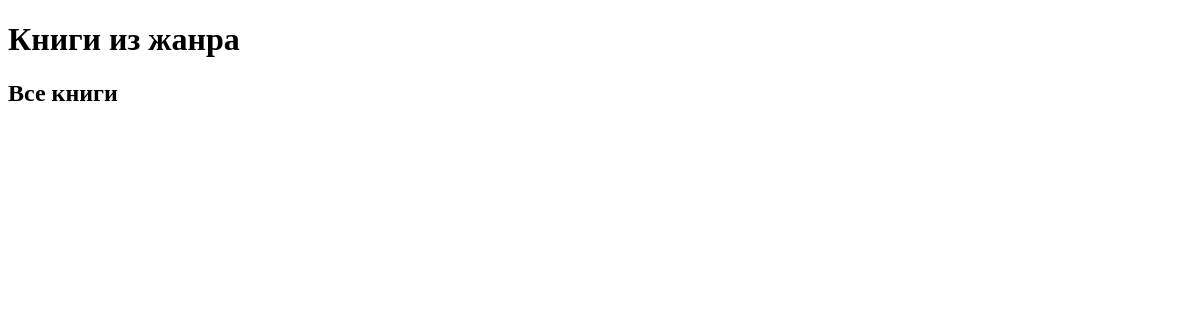
Before: / with the older database file.
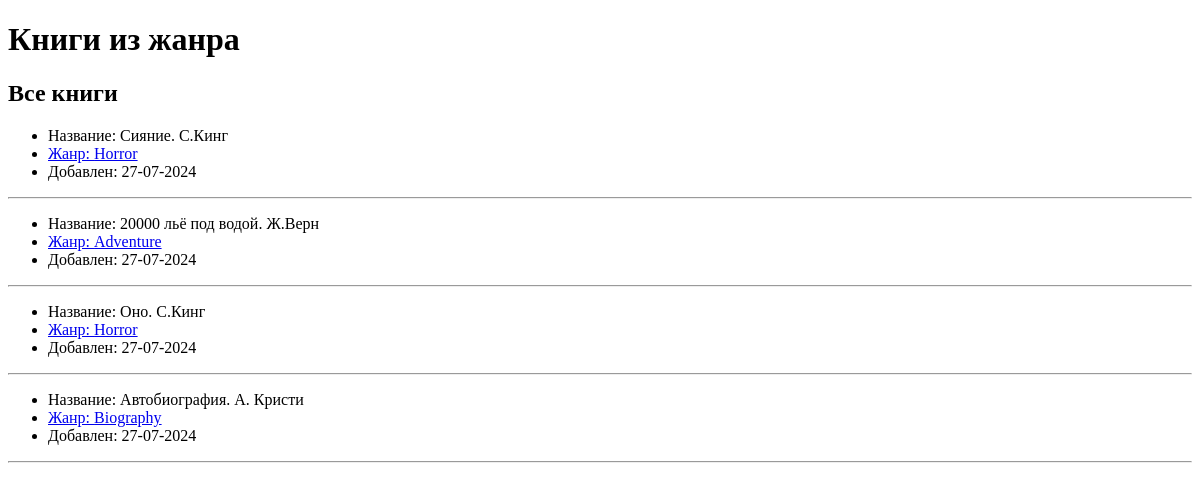
After: the same page with the newer database file.
### database.py (models this page shows, shortened)
class Books(db.Model):
    id = db.Column(db.Integer, primary_key=True)
    fullname = db.Column(db.String, nullable=True)
    added = db.Column(db.DateTime, nullable=False, default=func.now())
    genre_id = db.Column(db.Integer, db.ForeignKey("genre.id", ondelete='SET NULL'))
    genre = relationship("Genre", back_populates="books")

class Genre(db.Model):
    id = db.Column(db.Integer, primary_key=True)
    name = db.Column(db.String)
    books = relationship(
        "Books", back_populates="genre"
    )

### main.py (the view)
@app.route("/")
def all_books():
    books = Books.query.all()
    return render_template("all_books.html", books=books)

### templates/all_books.html
{% extends "index.html" %}
{% block body %}
  <h2>Все книги</h2>
    {%- for book in books %}
      <ul>
        <li> Название: {{ book.fullname }} </li>
        <li>
          <a href="{{ url_for('all_books_genre', genre_id=book.genre.id) }}">Жанр: {{ book.genre.name }}</a>
        </li>
        <li> Добавлен: {{ book.added.strftime("%d-%m-%Y") }} </li>
      </ul>
      <hr>
    {%- endfor %}
{% endblock %}

### templates/index.html (shortened to what this page needs)
<!DOCTYPE html>
<head><meta charset="UTF-8"></head>
<h1>Книги из жанра</h1>
{% block body %}{% endblock %}
</html>

Changed rows visible on the page:
added Books: fullname "Сияние. С.Кинг", genre.name "Horror", added "27-07-2024"
added Books: fullname "20000 льё под водой. Ж.Верн", genre.name "Adventure", added "27-07-2024"
added Books: fullname "Оно. С.Кинг", genre.name "Horror", added "27-07-2024"
added Books: fullname "Автобиография. А. Кристи", genre.name "Biography", added "27-07-2024"
